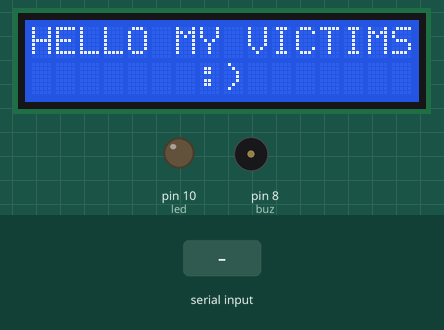
Bench run of a sketch on a simulated Arduino Uno, built with avr-gcc and run on an emulated ATmega328P. On the bench: 16×2 character LCD, output pins drawn as LEDs (lit = HIGH), buzzer (waves = sounding). The inputs (shaded band) are chosen by the test bench. What the sketch prints to the serial monitor is not drawn.

Above: at 1.3 s.
1.4 s: "1" received over the second serial link
At 2.2 s:
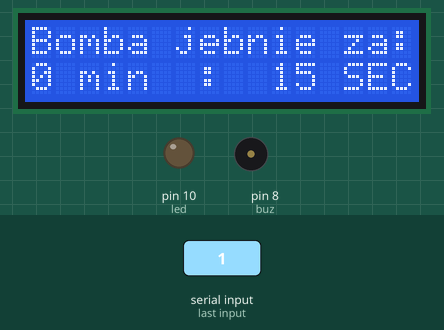
At 3.2 s:
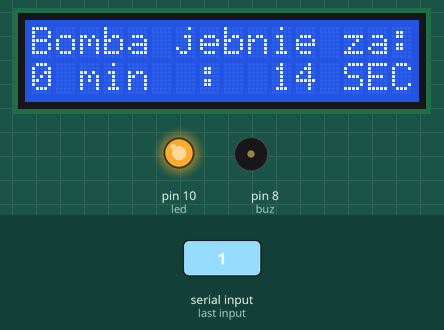
3.9 s: "2" received over the second serial link
At 5.0 s:
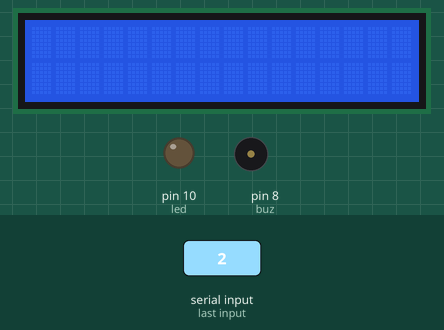
Timing chart, 0 to 6.9 s (numbered marks = the images above; inputs shaded):
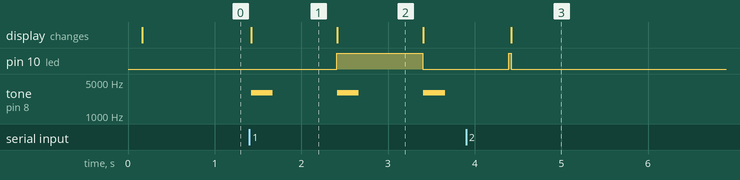

The sketch:

BOMB.ino
```cpp
#include <SoftwareSerial.h>
#include <LiquidCrystal.h>
LiquidCrystal lcd(12, 11, 5, 4, 6, 9); //init LCD

int bluetoothTx = 2; // TX-O pin of bluetooth mate, Arduino D2
int bluetoothRx = 3; // RX-I pin of bluetooth mate, Arduino D3

int led = 10;
int buz = 8;
int sek = 15;
int mins = 0;

int dataFromBt; // Data recieved

boolean Bombol = false;
boolean Ledbol = false;

SoftwareSerial bluetooth(bluetoothTx, bluetoothRx); //init BT

void setup()
{
  Serial.begin(9600); // Begin the serial monitor at 9600bps
  bluetooth.begin(115200); // The Bluetooth Mate defaults to 115200bps
  bluetooth.print("$"); // Print three times individually
  bluetooth.print("$");
  bluetooth.print("$"); // Enter command mode
  delay(100); // Short delay, wait for the Mate to send back CMD
  bluetooth.println("U,9600,N"); // Temporarily Change the baudrate to 9600, no parity
  // 115200 can be too fast at times for NewSoftSerial to relay the data reliably
  bluetooth.begin(9600); // Start bluetooth serial at 9600
  pinMode(led, OUTPUT);
  pinMode(buz, OUTPUT);
  lcd.begin(16, 2);
  lcd.print("HELLO MY VICTIMS");
  lcd.setCursor(0, 1);
  lcd.print("       :)");
}
void loop()
{
  if(bluetooth.available()) // If the bluetooth sent any characters
 {
 // Send any characters the bluetooth prints to the serial monitor
 //Serial.println((char)bluetooth.read());

dataFromBt = bluetooth.read();


 if(dataFromBt == 'h'){
   bluetooth.println("--------HELP--------");
   bluetooth.println("1 - TURN THE BOMB ON");
   bluetooth.println("2 - TURN THE BOMB OFF");
 }
if(dataFromBt == '1'){
   Serial.println("Bomb was armed.");
   bluetooth.println("Bomb was armed.");
   Bombol = !Bombol;
}
if(dataFromBt == '2'){
   Serial.println("Bomb was disarmed.");
   bluetooth.println("Bomb was disarmed.");
   Bombol = false;
   lcd.clear();
   sek = 1;
   mins = 2;
   digitalWrite(buz, LOW);
   digitalWrite(led, LOW);
}

 }

 if(Serial.available())
 {
   bluetooth.print((char)Serial.read());
 }

if(Bombol)
{
   Ledbol = !Ledbol;
   lcd.setCursor(0, 0);
   lcd.print("Bomba jebnie za:");
   lcd.setCursor (0,1);
   lcd.print (mins);
   lcd.print (" min ");
   lcd.setCursor (8,1);
   lcd.print ("  "); //space
   lcd.print (sek);
   lcd.print (" SEC ");
   sek --;
   tone(buz, 3000, 250);
   delay(988);
   if(sek==0){
     sek = 60;
     mins --;
   }
   if(mins == -1){
     Bombol = !Bombol;
     lcd.clear();
     sek = 1;
     mins = 2;
     digitalWrite(buz, HIGH);
   }
if(Ledbol){
    digitalWrite(led, HIGH);
 }
 else{
   digitalWrite(led, LOW);
 }
}

}
```

Measured:
- after the input at 1.4 s, pin 10 (led): LOW → HIGH after 1.0 s, → LOW 0.99 s later; tone on pin 8 (buz): alternates 3000 Hz for 0.25 s and silent for 0.74 s, starting at once; the display: changes at once (image 1)
- after the input at 3.9 s, tone on pin 8 (buz): stops changing and stays silent; the display: changes after 0.52 s (image 3)
- what the display in image 1 shows lasts 1.0 s, from 1.4 s to 2.4 s
